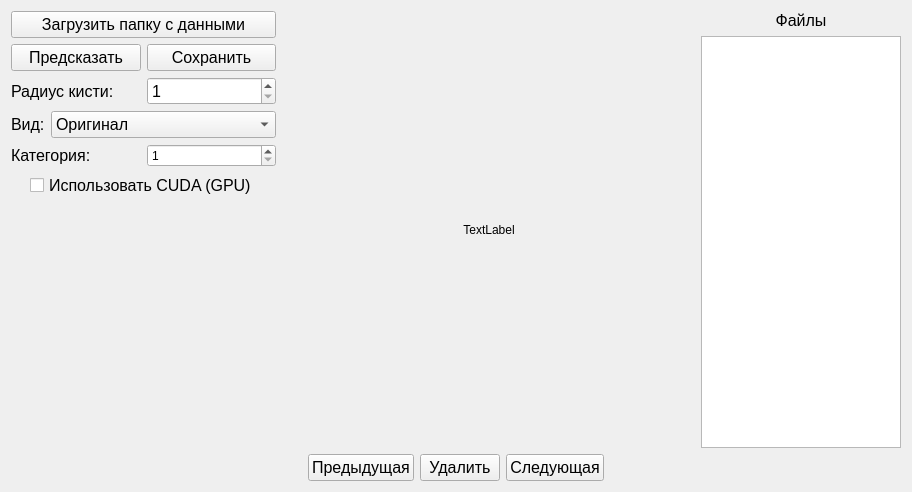
<?xml version="1.0" encoding="UTF-8"?>
<ui version="4.0">
 <class>MaskMenu</class>
 <widget class="QWidget" name="MaskMenu">
  <property name="geometry">
   <rect>
    <x>0</x>
    <y>0</y>
    <width>912</width>
    <height>492</height>
   </rect>
  </property>
  <property name="windowTitle">
   <string>MaskMenu</string>
  </property>
  <layout class="QGridLayout" name="gridLayout">
   <item row="0" column="0">
    <layout class="QVBoxLayout" name="mainLayout">
     <item>
      <layout class="QHBoxLayout" name="workingLayout">
       <item>
        <layout class="QVBoxLayout" name="leftWorkingLayout">
         <item>
          <widget class="QPushButton" name="loadDataButton">
           <property name="font">
            <font>
             <pointsize>12</pointsize>
            </font>
           </property>
           <property name="text">
            <string>Загрузить папку с данными</string>
           </property>
          </widget>
         </item>
         <item>
          <layout class="QHBoxLayout" name="savePredictionLayout">
           <item>
            <widget class="QPushButton" name="predictAllButton">
             <property name="font">
              <font>
               <pointsize>12</pointsize>
              </font>
             </property>
             <property name="text">
              <string>Предсказать</string>
             </property>
            </widget>
           </item>
           <item>
            <widget class="QPushButton" name="savePredictionButton">
             <property name="font">
              <font>
               <pointsize>12</pointsize>
              </font>
             </property>
             <property name="text">
              <string>Сохранить</string>
             </property>
            </widget>
           </item>
          </layout>
         </item>
         <item>
          <layout class="QHBoxLayout" name="drawingRadiusLayout">
           <item>
            <widget class="QLabel" name="drawingRadiusLabel">
             <property name="font">
              <font>
               <pointsize>12</pointsize>
              </font>
             </property>
             <property name="text">
              <string>Радиус кисти:</string>
             </property>
            </widget>
           </item>
           <item>
            <widget class="QSpinBox" name="drawingRadiusSpinBox">
             <property name="font">
              <font>
               <pointsize>12</pointsize>
              </font>
             </property>
             <property name="minimum">
              <number>1</number>
             </property>
             <property name="maximum">
              <number>16384</number>
             </property>
             <property name="value">
              <number>1</number>
             </property>
            </widget>
           </item>
          </layout>
         </item>
         <item>
          <layout class="QHBoxLayout" name="imageViewLayout">
           <item>
            <widget class="QLabel" name="imageViewLabel">
             <property name="font">
              <font>
               <pointsize>12</pointsize>
              </font>
             </property>
             <property name="text">
              <string>Вид:</string>
             </property>
            </widget>
           </item>
           <item>
            <widget class="QComboBox" name="imageViewComboBox">
             <property name="font">
              <font>
               <pointsize>12</pointsize>
              </font>
             </property>
             <item>
              <property name="text">
               <string>Оригинал</string>
              </property>
             </item>
             <item>
              <property name="text">
               <string>Вырезанный фон</string>
              </property>
             </item>
             <item>
              <property name="text">
               <string>Вырезанное изображение</string>
              </property>
             </item>
             <item>
              <property name="text">
               <string>Маска</string>
              </property>
             </item>
            </widget>
           </item>
          </layout>
         </item>
         <item>
          <layout class="QHBoxLayout" name="classLayout">
           <item>
            <widget class="QLabel" name="classLabel">
             <property name="font">
              <font>
               <pointsize>12</pointsize>
              </font>
             </property>
             <property name="text">
              <string>Категория:</string>
             </property>
            </widget>
           </item>
           <item>
            <widget class="QSpinBox" name="classSpinBox">
             <property name="minimum">
              <number>1</number>
             </property>
             <property name="maximum">
              <number>102</number>
             </property>
             <property name="value">
              <number>1</number>
             </property>
            </widget>
           </item>
          </layout>
         </item>
         <item>
          <layout class="QHBoxLayout" name="centerizeCUDACheckboxLayout">
           <item>
            <spacer name="leftCUDACheckboxSpacer">
             <property name="orientation">
              <enum>Qt::Horizontal</enum>
             </property>
             <property name="sizeHint" stdset="0">
              <size>
               <width>0</width>
               <height>20</height>
              </size>
             </property>
            </spacer>
           </item>
           <item>
            <widget class="QCheckBox" name="useCUDACheckbox">
             <property name="sizePolicy">
              <sizepolicy hsizetype="Expanding" vsizetype="Fixed">
               <horstretch>0</horstretch>
               <verstretch>0</verstretch>
              </sizepolicy>
             </property>
             <property name="font">
              <font>
               <pointsize>12</pointsize>
               <stylestrategy>PreferDefault</stylestrategy>
              </font>
             </property>
             <property name="layoutDirection">
              <enum>Qt::LeftToRight</enum>
             </property>
             <property name="styleSheet">
              <string notr="true">text-align: center;</string>
             </property>
             <property name="text">
              <string>Использовать CUDA (GPU)</string>
             </property>
             <property name="checkable">
              <bool>true</bool>
             </property>
             <property name="checked">
              <bool>false</bool>
             </property>
            </widget>
           </item>
           <item>
            <spacer name="rightCUDACheckboxSpacer">
             <property name="orientation">
              <enum>Qt::Horizontal</enum>
             </property>
             <property name="sizeHint" stdset="0">
              <size>
               <width>0</width>
               <height>20</height>
              </size>
             </property>
            </spacer>
           </item>
          </layout>
         </item>
         <item>
          <spacer name="verticalSpacer">
           <property name="orientation">
            <enum>Qt::Vertical</enum>
           </property>
           <property name="sizeHint" stdset="0">
            <size>
             <width>20</width>
             <height>40</height>
            </size>
           </property>
          </spacer>
         </item>
        </layout>
       </item>
       <item>
        <spacer name="spacerImageLeft">
         <property name="orientation">
          <enum>Qt::Horizontal</enum>
         </property>
         <property name="sizeHint" stdset="0">
          <size>
           <width>40</width>
           <height>20</height>
          </size>
         </property>
        </spacer>
       </item>
       <item>
        <layout class="QVBoxLayout" name="imageLayout">
         <item>
          <spacer name="imageSpacerTop">
           <property name="orientation">
            <enum>Qt::Vertical</enum>
           </property>
           <property name="sizeHint" stdset="0">
            <size>
             <width>20</width>
             <height>40</height>
            </size>
           </property>
          </spacer>
         </item>
         <item>
          <widget class="QLabel" name="imageLabel">
           <property name="text">
            <string>TextLabel</string>
           </property>
           <property name="alignment">
            <set>Qt::AlignCenter</set>
           </property>
          </widget>
         </item>
         <item>
          <spacer name="imageSpacerBottom">
           <property name="orientation">
            <enum>Qt::Vertical</enum>
           </property>
           <property name="sizeHint" stdset="0">
            <size>
             <width>20</width>
             <height>40</height>
            </size>
           </property>
          </spacer>
         </item>
        </layout>
       </item>
       <item>
        <spacer name="spacerImageRight">
         <property name="orientation">
          <enum>Qt::Horizontal</enum>
         </property>
         <property name="sizeHint" stdset="0">
          <size>
           <width>40</width>
           <height>20</height>
          </size>
         </property>
        </spacer>
       </item>
       <item>
        <layout class="QVBoxLayout" name="rightWorkingLayout">
         <property name="sizeConstraint">
          <enum>QLayout::SetDefaultConstraint</enum>
         </property>
         <property name="leftMargin">
          <number>0</number>
         </property>
         <property name="bottomMargin">
          <number>0</number>
         </property>
         <item>
          <widget class="QLabel" name="labelImageFiles">
           <property name="maximumSize">
            <size>
             <width>16777215</width>
             <height>16777215</height>
            </size>
           </property>
           <property name="font">
            <font>
             <pointsize>12</pointsize>
            </font>
           </property>
           <property name="styleSheet">
            <string notr="true"/>
           </property>
           <property name="frameShadow">
            <enum>QFrame::Plain</enum>
           </property>
           <property name="lineWidth">
            <number>1</number>
           </property>
           <property name="text">
            <string>Файлы</string>
           </property>
           <property name="alignment">
            <set>Qt::AlignCenter</set>
           </property>
          </widget>
         </item>
         <item>
          <widget class="QListWidget" name="imageFilesList">
           <property name="maximumSize">
            <size>
             <width>200</width>
             <height>16777215</height>
            </size>
           </property>
          </widget>
         </item>
        </layout>
       </item>
      </layout>
     </item>
     <item>
      <layout class="QHBoxLayout" name="nextPrevLayout">
       <item>
        <spacer name="spacerPrev">
         <property name="orientation">
          <enum>Qt::Horizontal</enum>
         </property>
         <property name="sizeHint" stdset="0">
          <size>
           <width>40</width>
           <height>20</height>
          </size>
         </property>
        </spacer>
       </item>
       <item>
        <widget class="QPushButton" name="prevButton">
         <property name="font">
          <font>
           <pointsize>12</pointsize>
          </font>
         </property>
         <property name="text">
          <string>Предыдущая</string>
         </property>
        </widget>
       </item>
       <item>
        <widget class="QPushButton" name="deleteButton">
         <property name="font">
          <font>
           <pointsize>12</pointsize>
          </font>
         </property>
         <property name="text">
          <string>Удалить</string>
         </property>
        </widget>
       </item>
       <item>
        <widget class="QPushButton" name="nextButton">
         <property name="maximumSize">
          <size>
           <width>16777215</width>
           <height>16777215</height>
          </size>
         </property>
         <property name="font">
          <font>
           <pointsize>12</pointsize>
          </font>
         </property>
         <property name="text">
          <string>Следующая</string>
         </property>
        </widget>
       </item>
       <item>
        <spacer name="spacerNext">
         <property name="orientation">
          <enum>Qt::Horizontal</enum>
         </property>
         <property name="sizeHint" stdset="0">
          <size>
           <width>40</width>
           <height>20</height>
          </size>
         </property>
        </spacer>
       </item>
      </layout>
     </item>
    </layout>
   </item>
  </layout>
 </widget>
 <resources/>
 <connections/>
</ui>
